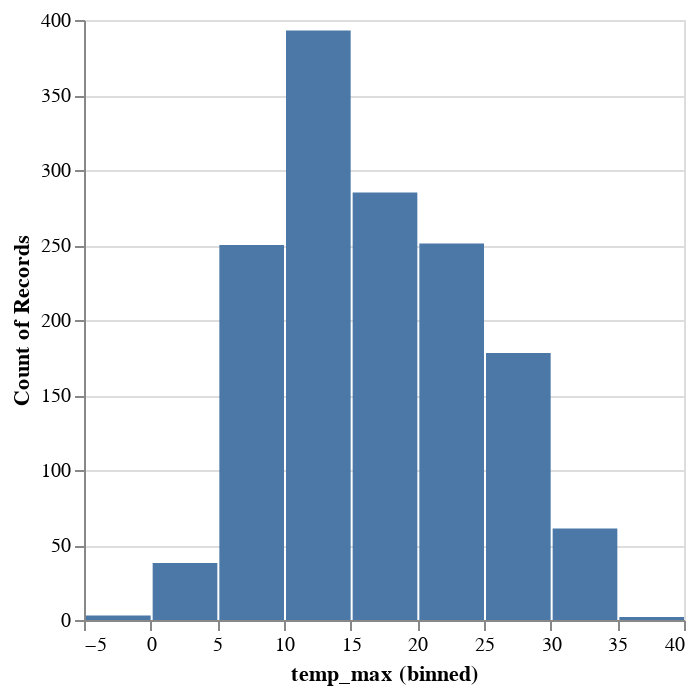

The notebook cell saved with this chart:
### Code cell
show(
    data(['temp_max']),
    {
        'view': [
            {
                'mark': [
                    {
                        'type': 'bar',
                        'encoding': [
                            {'channel': 'x', 'field': 'temp_max', 'binning': 10},
                            {'channel': 'y', 'aggregate': 'count'},
                        ],
                    }
                ],
                'scale': [
                    {
                        'channel': 'x',
                        'type': 'linear',
                    },
                    {'channel': 'y', 'type': 'linear', 'zero': 'true'},
                ],
            }
        ]
    },
)

### Figure 1 — Vega-Lite specification as saved in the notebook (floating-point values rounded to 4 significant figures; data arrays with more than 128 entries replaced by an {"elided": "..."} marker saying what was removed)
{"config": {"view": {"continuousWidth": 300, "continuousHeight": 300}}, "data": {"name": "data-6881b3c76720a51ecae2e2fb5659aff4"}, "mark": {"type": "bar"}, "encoding": {"x": {"bin": {"maxbins": 10}, "field": "temp_max", "scale": {"type": "linear"}, "type": "quantitative"}, "y": {"aggregate": "count", "scale": {"type": "linear", "zero": true}}}, "$schema": "https://vega.github.io/schema/vega-lite/v5.20.1.json", "datasets": {"data-6881b3c76720a51ecae2e2fb5659aff4": {"elided": "1461 records"}}}
